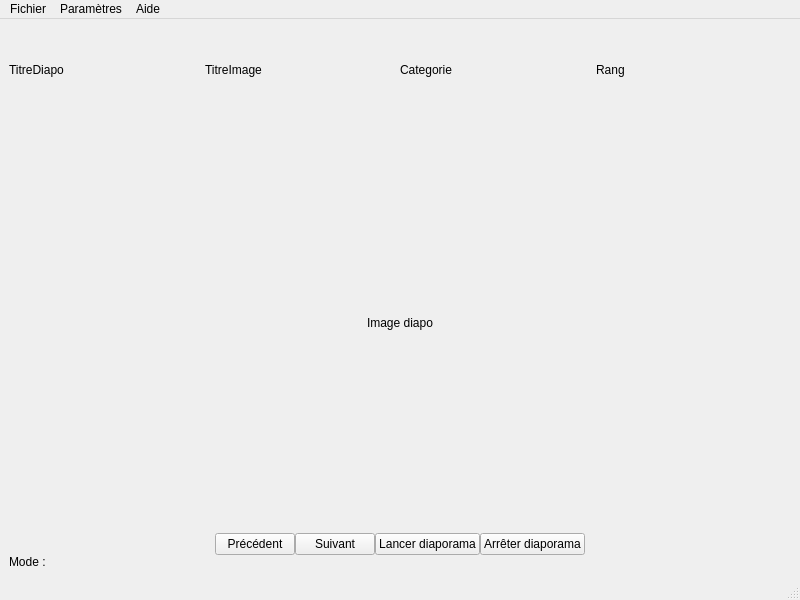
<?xml version="1.0" encoding="UTF-8"?>
<ui version="4.0">
 <class>lecteurVue</class>
 <widget class="QMainWindow" name="lecteurVue">
  <property name="geometry">
   <rect>
    <x>0</x>
    <y>0</y>
    <width>800</width>
    <height>600</height>
   </rect>
  </property>
  <property name="windowTitle">
   <string>lecteurVue</string>
  </property>
  <widget class="QWidget" name="centralwidget">
   <layout class="QHBoxLayout" name="horizontalLayout">
    <item>
     <layout class="QVBoxLayout" name="verticalLayout" stretch="1,5,1,0">
      <property name="spacing">
       <number>0</number>
      </property>
      <item>
       <layout class="QHBoxLayout" name="horizontalLayout_3">
        <item>
         <widget class="QLabel" name="titreDiapo">
          <property name="text">
           <string>TitreDiapo</string>
          </property>
         </widget>
        </item>
        <item>
         <widget class="QLabel" name="titreImage">
          <property name="text">
           <string>TitreImage</string>
          </property>
         </widget>
        </item>
        <item>
         <widget class="QLabel" name="categorieImage">
          <property name="text">
           <string>Categorie</string>
          </property>
         </widget>
        </item>
        <item>
         <widget class="QLabel" name="rangImage">
          <property name="text">
           <string>Rang</string>
          </property>
         </widget>
        </item>
       </layout>
      </item>
      <item>
       <widget class="QLabel" name="imageDiapo">
        <property name="text">
         <string>Image diapo</string>
        </property>
        <property name="alignment">
         <set>Qt::AlignCenter</set>
        </property>
       </widget>
      </item>
      <item>
       <layout class="QHBoxLayout" name="horizontalLayout_4">
        <item>
         <spacer name="horizontalSpacer">
          <property name="orientation">
           <enum>Qt::Horizontal</enum>
          </property>
          <property name="sizeHint" stdset="0">
           <size>
            <width>40</width>
            <height>20</height>
           </size>
          </property>
         </spacer>
        </item>
        <item>
         <widget class="QPushButton" name="bPrecedent">
          <property name="text">
           <string>Précédent</string>
          </property>
         </widget>
        </item>
        <item>
         <widget class="QPushButton" name="bSuivant">
          <property name="text">
           <string>Suivant</string>
          </property>
         </widget>
        </item>
        <item>
         <widget class="QPushButton" name="bLancerDiapo">
          <property name="text">
           <string>Lancer diaporama</string>
          </property>
         </widget>
        </item>
        <item>
         <widget class="QPushButton" name="bArret">
          <property name="text">
           <string>Arrêter diaporama</string>
          </property>
         </widget>
        </item>
        <item>
         <spacer name="horizontalSpacer_2">
          <property name="orientation">
           <enum>Qt::Horizontal</enum>
          </property>
          <property name="sizeHint" stdset="0">
           <size>
            <width>40</width>
            <height>20</height>
           </size>
          </property>
         </spacer>
        </item>
       </layout>
      </item>
      <item>
       <layout class="QVBoxLayout" name="verticalLayout_2">
        <item>
         <widget class="QLabel" name="mode">
          <property name="text">
           <string>Mode :</string>
          </property>
         </widget>
        </item>
       </layout>
      </item>
     </layout>
    </item>
   </layout>
  </widget>
  <widget class="QMenuBar" name="menubar">
   <property name="geometry">
    <rect>
     <x>0</x>
     <y>0</y>
     <width>800</width>
     <height>22</height>
    </rect>
   </property>
   <widget class="QMenu" name="menuFichier">
    <property name="title">
     <string>Fichier</string>
    </property>
    <addaction name="actionQuitter"/>
   </widget>
   <widget class="QMenu" name="menuParam_tres">
    <property name="title">
     <string>Paramètres</string>
    </property>
    <addaction name="actionVitesseDefilement"/>
    <addaction name="actionChargerDiapo"/>
    <addaction name="actionEnleverDiapo"/>
   </widget>
   <widget class="QMenu" name="menuAide">
    <property name="title">
     <string>Aide</string>
    </property>
    <addaction name="actionAPropos"/>
   </widget>
   <addaction name="menuFichier"/>
   <addaction name="menuParam_tres"/>
   <addaction name="menuAide"/>
  </widget>
  <widget class="QStatusBar" name="statusbar"/>
  <action name="actionQuitter">
   <property name="text">
    <string>Quitter</string>
   </property>
  </action>
  <action name="actionVitesseDefilement">
   <property name="text">
    <string>Vitesse de défilement</string>
   </property>
  </action>
  <action name="actionChargerDiapo">
   <property name="text">
    <string>Charger diaporama</string>
   </property>
  </action>
  <action name="actionEnleverDiapo">
   <property name="text">
    <string>Enlever diaporama</string>
   </property>
  </action>
  <action name="actionAPropos">
   <property name="text">
    <string>A propos</string>
   </property>
  </action>
  <action name="actionAutomatique">
   <property name="checkable">
    <bool>false</bool>
   </property>
   <property name="checked">
    <bool>false</bool>
   </property>
   <property name="enabled">
    <bool>true</bool>
   </property>
   <property name="text">
    <string>Automatique</string>
   </property>
  </action>
  <action name="actionManuel">
   <property name="text">
    <string>Manuel</string>
   </property>
  </action>
 </widget>
 <resources/>
 <connections/>
</ui>
